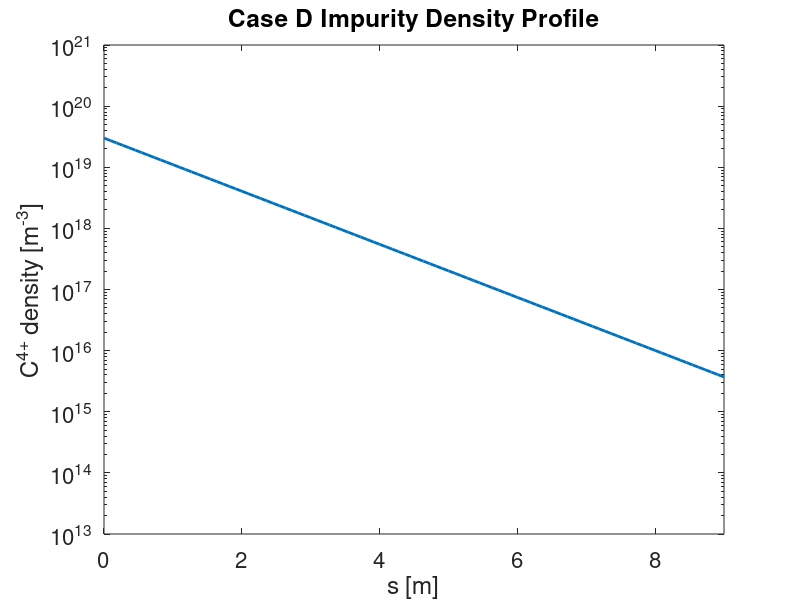

Write MATLAB code to recreate this figure. (Note: this script raises an error after producing the figure.)
close all
clear all

s = linspace(0,9,100);

boltzmann = 3e19*exp(-s)
semilogy(s,boltzmann,'lineWidth',2)
title('Case D Impurity Density Profile')
xlabel('s [m]')
ylabel('C^{4+} density [m^{-3}]')
axis([ 0 9 1e13 1e21])
set(gca,'fontsize',16)
% legend('\phi_{in}/v_{prompt loss}','\phi_{in}/v_{thermal}')
dirs = {'outputDiamond','outputSquare','outputTriangle'};

for i=1:length(dirs)
specFile = [dirs{i},'/spec.nc'];
dens = ncread(specFile,'n');
gridR = ncread(specFile,'gridR');
% gridY = ncread(specFile,'gridY');
gridZ = ncread(specFile,'gridZ');
% figure(2)
% h=pcolor(gridR,gridZ,dens(:,:,5)')
% h.EdgeColor = 'none';
% figure(21)
hold on
semilogy(gridZ,4e12*sum(dens(:,:,5),1))
end
legend('Simple Fluid Theory','Diamond','Square','Triangle')